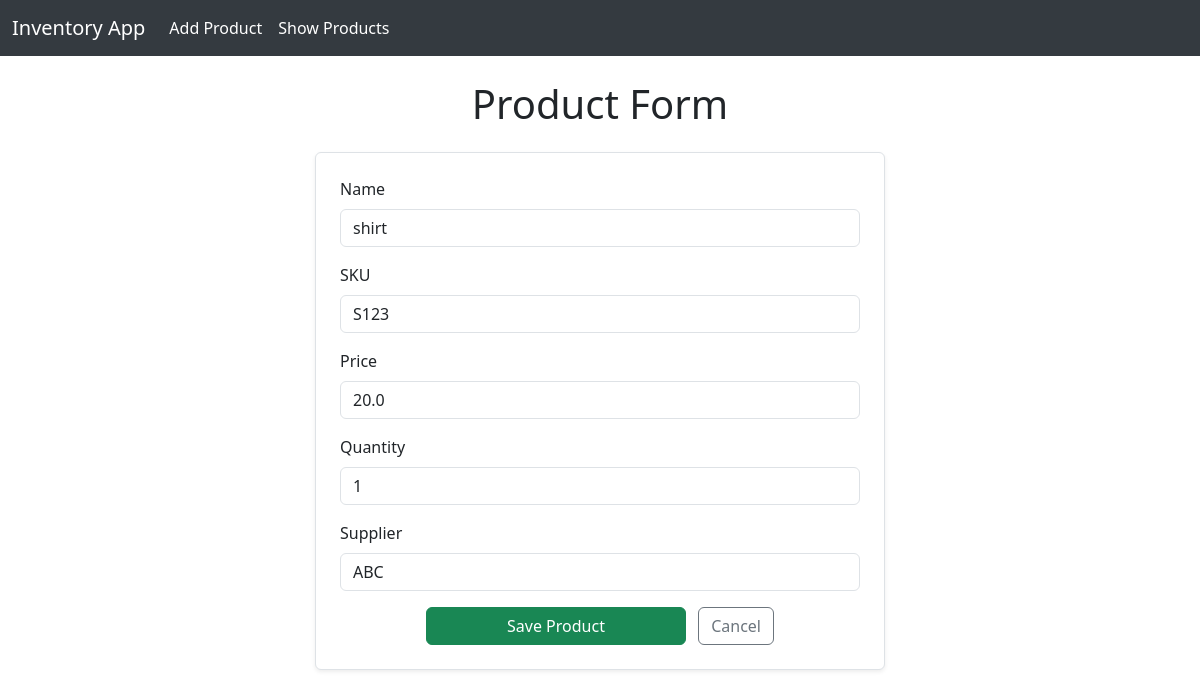
The app's page /update/1/ with its own data.
### invApp/models.py (models this page shows, shortened)
class Product(models.Model):
    product_id = models.AutoField(primary_key=True)
    name = models.CharField(max_length=100)
    sku = models.CharField(max_length=50, unique=True)
    price = models.FloatField()
    quantity = models.IntegerField()
    supplier = models.CharField(max_length=100)

### invApp/views.py (the view)
# urls.py: path('update/<int:product_id>/', views.product_update_view, name='product_update'),
def product_update_view(request, product_id):
    product = Product.objects.get(product_id=product_id)
    if request.method == 'POST':
        form = ProductForm(request.POST, instance=product)
        if form.is_valid():
            form.save()
            return redirect('product_list')
    else:
        form = ProductForm(instance=product)
    return render(request, 'invApp/product_form.html', {'form': form})

### invApp/forms.py (shortened to what this page needs)
class ProductForm(forms.ModelForm):
    class Meta:
        model = Product
        fields = '__all__'
        labels = {
            'product_id': 'Product ID',
            'name': 'Name',
            'sku': 'SKU',
            'price': 'Price',
            'quantity': 'Quantity',
            'supplier': 'Supplier',
        }
        widgets = {
            'product_id': forms.NumberInput(attrs={'placeholder': 'e.g. 1', 'class': 'form-control'}),
            'name': forms.TextInput(attrs={'placeholder': 'e.g. shirt', 'class': 'form-control'}),
            'sku': forms.TextInput(attrs={'placeholder': 'e.g. S12345', 'class': 'form-control'}),
            'price': forms.NumberInput(attrs={'placeholder': 'e.g. 19.99', 'class': 'form-control'}),
            'quantity': forms.NumberInput(attrs={'placeholder': 'e.g. 10', 'class': 'form-control'}),
            'supplier': forms.TextInput(attrs={'placeholder': 'e.g. ABC Corp.', 'class': 'form-control'}),
        }

### invApp/templates/invApp/product_form.html (shortened to what this page needs)
{% extends "invApp/layout.html" %}
{% block content %}
<h1 class="text-center mt-4">Product Form</h1>
<div class="row justify-content-center">
    <form method="POST" class="p-4 mt-3 col-12 col-md-8 col-lg-6 shadow-sm border rounded bg-white">
        {% for field in form %}
            <div class="mb-3">
                <label for="{{ field.id_for_label }}" class="form-label">{{ field.label }}</label>
                {{ field }}
            </div>
        {% endfor %}
        <div class="text-center">
            <button class="btn btn-success w-50" type="submit">Save Product</button>
            <a href="{% url 'product_list' %}" class="btn btn-outline-secondary ms-2">Cancel</a>
        </div>
    </form>
</div>
{% endblock %}

### invApp/templates/invApp/layout.html (style rules this page uses)
body { padding-top: 56px; }

### records on screen
Product: form "shirt" "S123" "20.0" "1" "ABC"

### other values on screen
{{ field.label }} "Name" "SKU" "Price" "Quantity" "Supplier"
